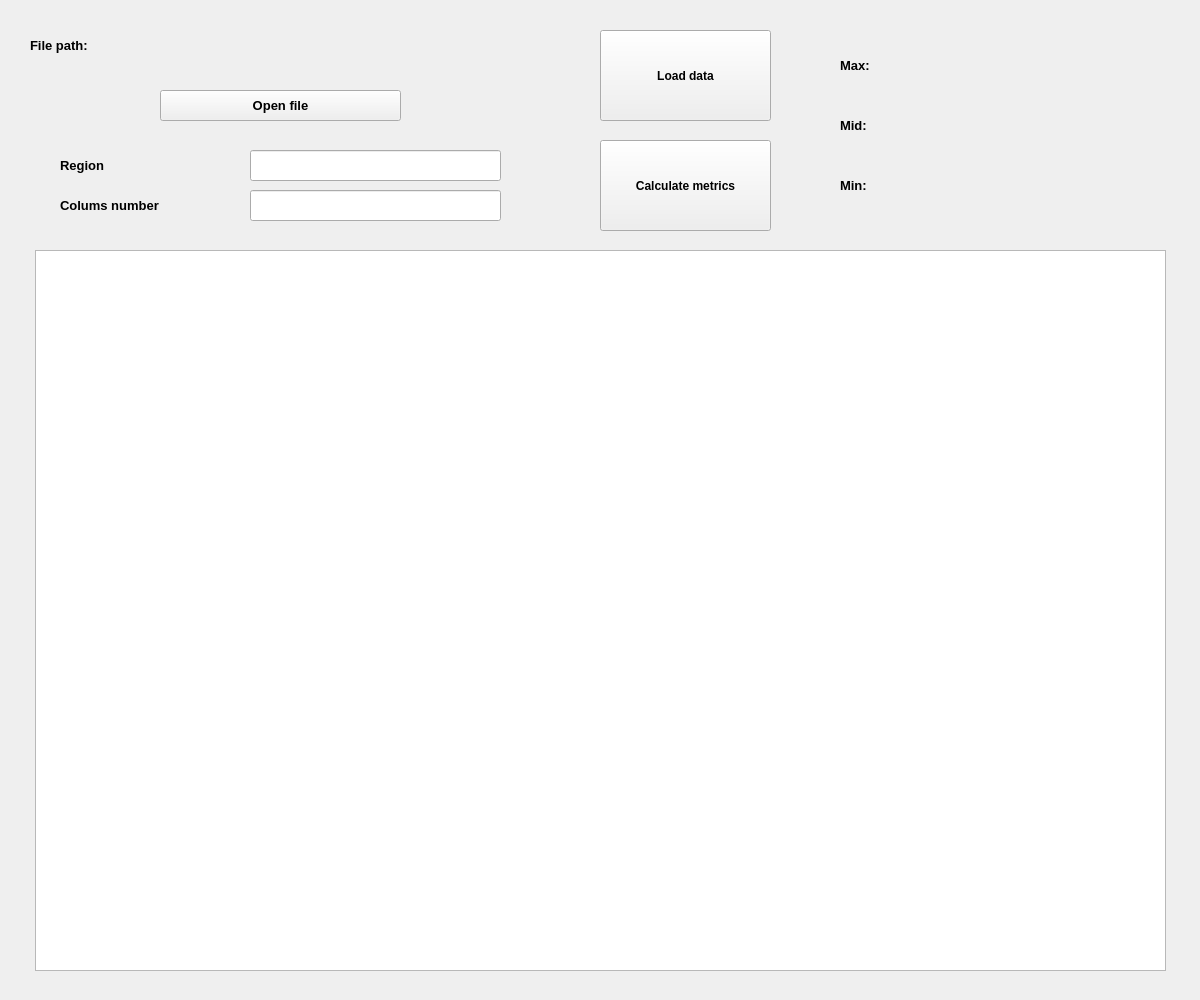
<?xml version="1.0" encoding="UTF-8"?>
<ui version="4.0">
 <class>MainWindow</class>
 <widget class="QMainWindow" name="MainWindow">
  <property name="enabled">
   <bool>true</bool>
  </property>
  <property name="geometry">
   <rect>
    <x>0</x>
    <y>0</y>
    <width>1200</width>
    <height>1000</height>
   </rect>
  </property>
  <property name="minimumSize">
   <size>
    <width>1200</width>
    <height>1000</height>
   </size>
  </property>
  <property name="maximumSize">
   <size>
    <width>1200</width>
    <height>1000</height>
   </size>
  </property>
  <property name="font">
   <font>
    <weight>75</weight>
    <bold>true</bold>
   </font>
  </property>
  <property name="windowTitle">
   <string>csv_worker</string>
  </property>
  <widget class="QWidget" name="centralwidget">
   <widget class="QLabel" name="lbl_path_name">
    <property name="geometry">
     <rect>
      <x>30</x>
      <y>20</y>
      <width>131</width>
      <height>51</height>
     </rect>
    </property>
    <property name="font">
     <font>
      <pointsize>10</pointsize>
      <weight>75</weight>
      <bold>true</bold>
     </font>
    </property>
    <property name="text">
     <string>File path:</string>
    </property>
   </widget>
   <widget class="QPushButton" name="pbt_open_file">
    <property name="geometry">
     <rect>
      <x>160</x>
      <y>90</y>
      <width>241</width>
      <height>31</height>
     </rect>
    </property>
    <property name="font">
     <font>
      <pointsize>10</pointsize>
      <weight>75</weight>
      <bold>true</bold>
     </font>
    </property>
    <property name="text">
     <string>Open file</string>
    </property>
   </widget>
   <widget class="QPushButton" name="btn_load_data">
    <property name="geometry">
     <rect>
      <x>600</x>
      <y>30</y>
      <width>171</width>
      <height>91</height>
     </rect>
    </property>
    <property name="font">
     <font>
      <pointsize>9</pointsize>
      <weight>75</weight>
      <bold>true</bold>
     </font>
    </property>
    <property name="text">
     <string>Load data</string>
    </property>
   </widget>
   <widget class="QPushButton" name="btn_calc_metrics">
    <property name="geometry">
     <rect>
      <x>600</x>
      <y>140</y>
      <width>171</width>
      <height>91</height>
     </rect>
    </property>
    <property name="font">
     <font>
      <pointsize>9</pointsize>
      <weight>75</weight>
      <bold>true</bold>
     </font>
    </property>
    <property name="text">
     <string>Calculate metrics</string>
    </property>
   </widget>
   <widget class="QLineEdit" name="line_region">
    <property name="geometry">
     <rect>
      <x>250</x>
      <y>150</y>
      <width>251</width>
      <height>31</height>
     </rect>
    </property>
   </widget>
   <widget class="QLabel" name="lbl_region">
    <property name="geometry">
     <rect>
      <x>60</x>
      <y>140</y>
      <width>131</width>
      <height>51</height>
     </rect>
    </property>
    <property name="font">
     <font>
      <family>MS Shell Dlg 2</family>
      <pointsize>10</pointsize>
      <weight>75</weight>
      <bold>true</bold>
     </font>
    </property>
    <property name="text">
     <string>Region</string>
    </property>
   </widget>
   <widget class="QLineEdit" name="line_cols_num">
    <property name="geometry">
     <rect>
      <x>250</x>
      <y>190</y>
      <width>251</width>
      <height>31</height>
     </rect>
    </property>
   </widget>
   <widget class="QLabel" name="lbl_col_ind">
    <property name="geometry">
     <rect>
      <x>60</x>
      <y>180</y>
      <width>171</width>
      <height>51</height>
     </rect>
    </property>
    <property name="font">
     <font>
      <family>MS Shell Dlg 2</family>
      <pointsize>10</pointsize>
      <weight>75</weight>
      <bold>true</bold>
     </font>
    </property>
    <property name="text">
     <string>Colums number</string>
    </property>
   </widget>
   <widget class="QTableWidget" name="tableWidget">
    <property name="geometry">
     <rect>
      <x>35</x>
      <y>250</y>
      <width>1131</width>
      <height>721</height>
     </rect>
    </property>
   </widget>
   <widget class="QLabel" name="lbl_path">
    <property name="geometry">
     <rect>
      <x>160</x>
      <y>30</y>
      <width>451</width>
      <height>31</height>
     </rect>
    </property>
    <property name="font">
     <font>
      <pointsize>8</pointsize>
      <weight>75</weight>
      <bold>true</bold>
     </font>
    </property>
    <property name="text">
     <string/>
    </property>
   </widget>
   <widget class="QLabel" name="lbl_max">
    <property name="geometry">
     <rect>
      <x>840</x>
      <y>50</y>
      <width>81</width>
      <height>31</height>
     </rect>
    </property>
    <property name="font">
     <font>
      <pointsize>10</pointsize>
     </font>
    </property>
    <property name="text">
     <string>Max:</string>
    </property>
   </widget>
   <widget class="QLabel" name="lbl_med">
    <property name="geometry">
     <rect>
      <x>840</x>
      <y>110</y>
      <width>81</width>
      <height>31</height>
     </rect>
    </property>
    <property name="font">
     <font>
      <pointsize>10</pointsize>
     </font>
    </property>
    <property name="text">
     <string>Mid:</string>
    </property>
   </widget>
   <widget class="QLabel" name="lbl_min">
    <property name="geometry">
     <rect>
      <x>840</x>
      <y>170</y>
      <width>81</width>
      <height>31</height>
     </rect>
    </property>
    <property name="font">
     <font>
      <pointsize>10</pointsize>
     </font>
    </property>
    <property name="text">
     <string>Min:</string>
    </property>
   </widget>
   <widget class="QLabel" name="lbl_max_res">
    <property name="geometry">
     <rect>
      <x>930</x>
      <y>50</y>
      <width>141</width>
      <height>31</height>
     </rect>
    </property>
    <property name="text">
     <string/>
    </property>
   </widget>
   <widget class="QLabel" name="lbl_mid_res">
    <property name="geometry">
     <rect>
      <x>930</x>
      <y>110</y>
      <width>141</width>
      <height>31</height>
     </rect>
    </property>
    <property name="text">
     <string/>
    </property>
   </widget>
   <widget class="QLabel" name="lbl_min_res">
    <property name="geometry">
     <rect>
      <x>930</x>
      <y>170</y>
      <width>141</width>
      <height>31</height>
     </rect>
    </property>
    <property name="text">
     <string/>
    </property>
   </widget>
  </widget>
 </widget>
 <resources/>
 <connections/>
</ui>
